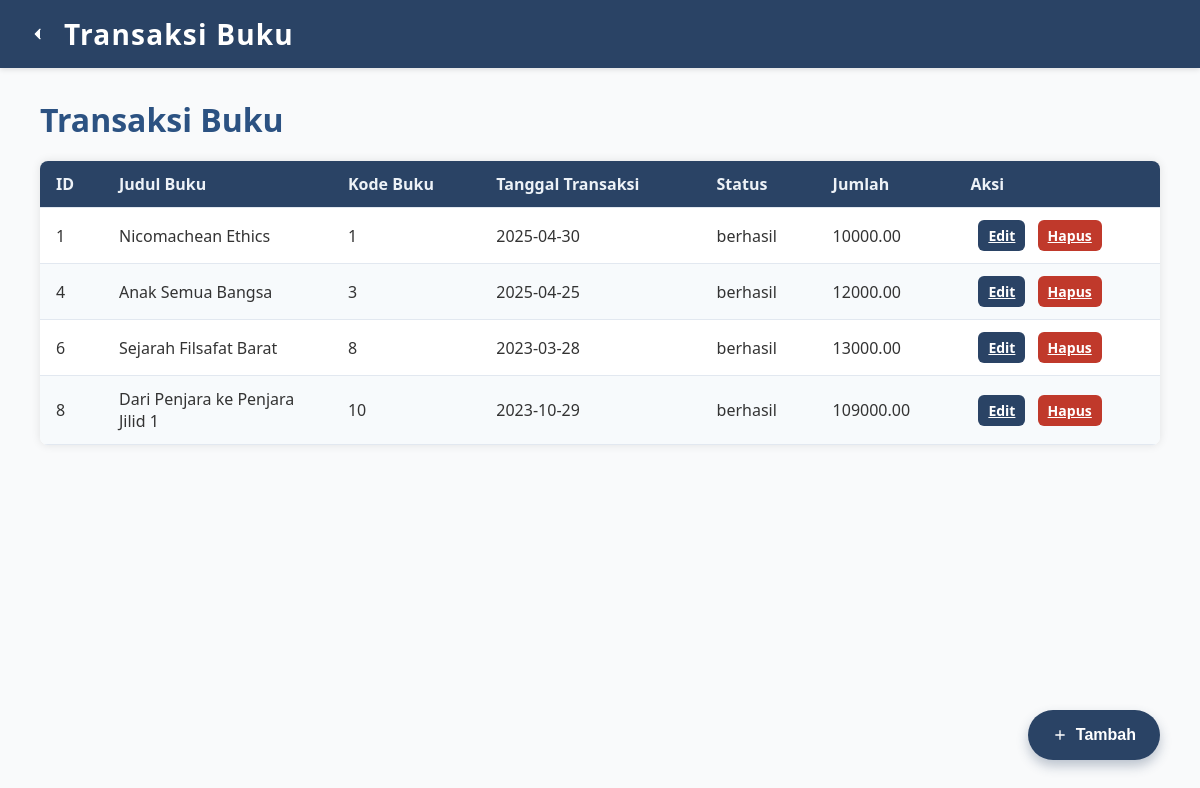
Page /transaksi.php on the committed database.
### tables this page shows
CREATE TABLE Transaksi (
  id_transaksi      INT AUTO_INCREMENT PRIMARY KEY,
  id_pengguna       INT NOT NULL,
  kode_buku         INT NOT NULL,
  tanggal_transaksi DATE DEFAULT CURRENT_DATE,
  status_transaksi  ENUM('berhasil','belum lunas','gagal') NOT NULL,
  jumlah_transaksi  DECIMAL(10,2) DEFAULT 0.00,
  FOREIGN KEY (id_pengguna) REFERENCES Pengguna(id_pengguna) ON DELETE CASCADE,
  FOREIGN KEY (kode_buku)   REFERENCES Buku(kode_buku)       ON DELETE CASCADE
);

CREATE TABLE Buku (
  kode_buku      INT AUTO_INCREMENT PRIMARY KEY,
  judul          VARCHAR(100) NOT NULL,
  penulis        VARCHAR(50)  NOT NULL,
  genre          VARCHAR(50),
  tahun_terbit   INT,
  bahasa         VARCHAR(30),
  penerbit       VARCHAR(100),
  jumlah_halaman INT CHECK (jumlah_halaman > 0),
  cover VARCHAR (255)
);

### transaksi.php (the view, shortened to what this page needs)
<?php
include __DIR__ . '/Config/koneksi.php';
$id_pengguna = $_SESSION['id_pengguna'] ?? 1;
$sql = "SELECT t.*, b.judul FROM Transaksi t JOIN Buku b ON t.kode_buku = b.kode_buku WHERE t.id_pengguna='$id_pengguna'";
$result = mysqli_query($conn, $sql);
?>
<!DOCTYPE html>
<html lang="id">
<head>
</head>
<body>
  <header id="header">
    <button id="btn-back" style="background:none;border:none;color:white;margin-right:18px;cursor:pointer;display:flex;align-items:center;padding:0;">
      <svg xmlns="http://www.w3.org/2000/svg" width="28" height="28" fill="none" viewBox="0 0 24 24">
        <path d="M15 19l-7-7 7-7" stroke="white" stroke-width="2" stroke-linecap="round" stroke-linejoin="round"/>
      </svg>
    </button>
    <span>Transaksi Buku</span>
  </header>
  <main>
    <h1>Transaksi Buku</h1>
    <table>
      <thead>
        <tr>
          <th>ID</th>
          <th>Judul Buku</th>
          <th>Kode Buku</th>
          <th>Tanggal Transaksi</th>
          <th>Status</th>
          <th>Jumlah</th>
          <th>Aksi</th>
        </tr>
      </thead>
      <tbody id="transaksi-body">
        <?php while($row = mysqli_fetch_assoc($result)): ?>
        <tr>
          <td><?= htmlspecialchars($row['id_transaksi']) ?></td>
          <td><?= htmlspecialchars($row['judul']) ?></td>
          <td><?= htmlspecialchars($row['kode_buku']) ?></td>
          <td><?= htmlspecialchars($row['tanggal_transaksi']) ?></td>
          <td><?= htmlspecialchars($row['status_transaksi']) ?></td>
          <td><?= htmlspecialchars($row['jumlah_transaksi']) ?></td>
          <td>
            <a href="transaksi.php?edit=<?= $row['id_transaksi'] ?>" class="btn-action">Edit</a>
            <a href="transaksi.php?hapus=<?= $row['id_transaksi'] ?>" class="btn-action" style="background:#c0392b;" onclick="return confirm('Hapus transaksi ini?')">Hapus</a>
          </td>
        </tr>
        <?php endwhile; ?>
      </tbody>
    </table>
  </main>
  <button class="btn-tambah" id="btn-tambah" title="Tambah Transaksi">
    <svg xmlns="http://www.w3.org/2000/svg" viewBox="0 0 24 24">
      <path d="M19 11H13V5h-2v6H5v2h6v6h2v-6h6z"/>
    </svg>
    Tambah
  </button>
</body>
</html>

### transaksi.php (style rules this page uses)
body { margin:0;font-family:'Segoe UI',Tahoma,Geneva,Verdana,sans-serif;background-color:#f9fafb;color:#333; }
header { display:flex;align-items:center;background-color:#2a4365;padding:15px 30px;color:white;box-shadow:0 2px 5px rgba(0,0,0,0.1);user-select:none;cursor:pointer;font-size:28px;font-weight:700;letter-spacing:1.2px; }
main { padding:30px 40px;min-height:80vh; }
h1 { color:#2c5282;font-weight:700;margin-top:0;margin-bottom:20px; }
table { width:100%;border-collapse:collapse;box-shadow:0 0 10px rgba(0,0,0,0.1);border-radius:8px;overflow:hidden;background-color:white; }
thead { background-color:#2a4365;color:#edf2f7; }
th,td { padding:12px 16px;border-bottom:1px solid #e2e8f0;text-align:left;vertical-align:middle;max-width:150px;word-wrap:break-word; }
tbody tr:nth-child(even) { background-color:#f7fafc; }
.btn-action { background-color:#2a4365;border:none;color:white;font-weight:600;padding:6px 10px;margin-left:8px;border-radius:6px;cursor:pointer;transition:background-color 0.2s ease;font-size:14px;display:inline-flex;align-items:center;gap:6px; }
.btn-tambah { position:fixed;right:40px;bottom:40px;background-color:#2a4365;border:none;color:white;font-weight:700;padding:16px 24px;border-radius:50px;cursor:pointer;box-shadow:0 6px 12px rgba(42,67,101,0.3);font-size:16px;transition:background-color 0.3s ease;user-select:none;z-index:100;display:inline-flex;align-items:center;gap:8px; }
svg { width:16px;height:16px;fill:white; }

### rows in the picture
transaksi: id_transaksi "1", kode_buku.judul "Nicomachean Ethics", kode_buku "1", tanggal_transaksi "2025-04-30", status_transaksi "berhasil", jumlah_transaksi "10000.00"
transaksi: id_transaksi "4", kode_buku.judul "Anak Semua Bangsa", kode_buku "3", tanggal_transaksi "2025-04-25", status_transaksi "berhasil", jumlah_transaksi "12000.00"
transaksi: id_transaksi "6", kode_buku.judul "Sejarah Filsafat Barat", kode_buku "8", tanggal_transaksi "2023-03-28", status_transaksi "berhasil", jumlah_transaksi "13000.00"
transaksi: id_transaksi "8", kode_buku.judul "Dari Penjara ke Penjara Jilid 1", kode_buku "10", tanggal_transaksi "2023-10-29", status_transaksi "berhasil", jumlah_transaksi "109000.00"
